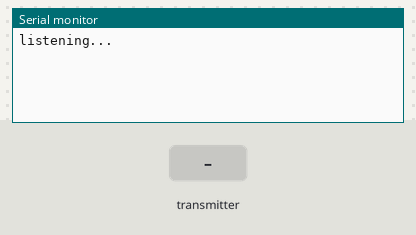
A sketch run on a simulated Arduino Uno, built with avr-gcc and run on an emulated ATmega328P. Shown: the last lines printed to the serial monitor. Inputs (shaded band) come from the test bench. No radio packets arrive unless stated.

Above: at 3.2 s.
3.3 s: the transmitter starts sending id = 0
At 3.42 s:
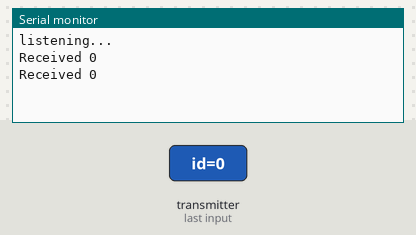
5.2 s: the transmitter starts sending message = 0
At 5.23 s:
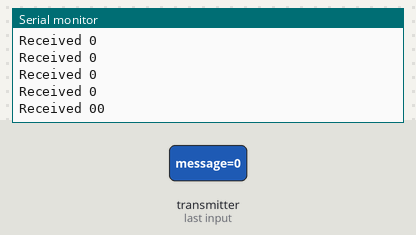
6.7 s: the transmitter starts sending id = 64
At 6.74 s:
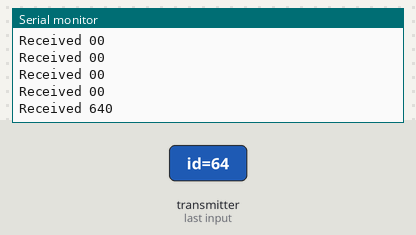
8.2 s: the transmitter starts sending message = 1
At 8.25 s:
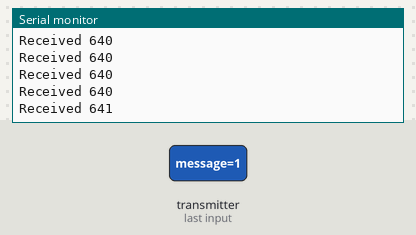
Timing chart, 0 to 10.7 s (numbered marks = the images above; inputs shaded):
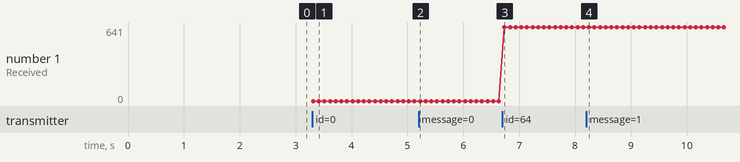

Measured:
- after the input at 3.3 s, the serial monitor: prints a new line at once (image 1)
- after the input at 5.2 s, the serial monitor: prints a new line at once (image 2)
- after the input at 6.7 s, the serial monitor: prints a new line at once (image 3)
- after the input at 8.2 s, the serial monitor: prints a new line after 0.05 s (image 4)
- plotted number 1: 0 → 640 after the input at 6.7 s, 640 → 641 after the input at 8.2 s

The sketch:

test_rf24.ino
```cpp
#include <SPI.h>
#include "RF24.h"

#define CE_PIN 7
#define CSN_PIN 8

RF24 radio(CE_PIN, CSN_PIN);

const uint64_t local_address = 0xF9F9F9F9BB;
const uint64_t dest_address = 0xF9F9F9F9AA;

unsigned long last_send = 0;
uint8_t radioNumber = 0;
uint8_t id = 0;

struct s_payload {
  uint8_t id;
  char message[20];
};

void send() {
  struct s_payload payload;
  payload.id = id++;
  strcpy(payload.message, "Salut !");

  radio.stopListening();
  //delay(10);
  //radio.openWritingPipe(dest_address);
  delay(10);

  bool report = radio.write(&payload, sizeof(s_payload)); //+1
  delay(10);
  radio.startListening();
}

void setup() {

  delay(2000);

  Serial.begin(115200);
  while (!Serial) { }

  // initialize the transceiver on the SPI bus
  if (!radio.begin()) {
    Serial.println(F("radio hardware is not responding!!"));
    while (1) {}  // hold in infinite loop
  }

  radio.setChannel(0); //0-127
  radio.setDataRate(RF24_250KBPS); //RF24_250KBPS, RF24_1MBPS, RF24_2MBPS
  radio.setPALevel(RF24_PA_HIGH);  //RF24_PA_MIN=-18dBm, RF24_PA_LOW=-12dBm, RF24_PA_HIGH=-6dBM, RF24_PA_MAX =0dBm

  radio.setPayloadSize(sizeof(s_payload));
  //radio.enableDynamicPayloads();

  //radio.setRetries(3,3);
  radio.setAutoAck(false);
  radio.disableCRC();
  radio.powerUp(); //disable low power mode

  radio.openWritingPipe(local_address);
  radio.openReadingPipe(1, dest_address);

  radio.startListening();
  Serial.println("listening...");

}  // setup


void loop() {

  if (radio.available()) {

    struct s_payload payload_received;
    radio.read(&payload_received, sizeof(s_payload));

    Serial.print(F("Received "));
    Serial.print(payload_received.id);
    Serial.print(payload_received.message);
    Serial.println();
  }

  delay(100);

  if (radioNumber && millis() - last_send > 3000) {
    Serial.println("sending !");
    send();
    last_send = millis();
  }

}  // loop
```
